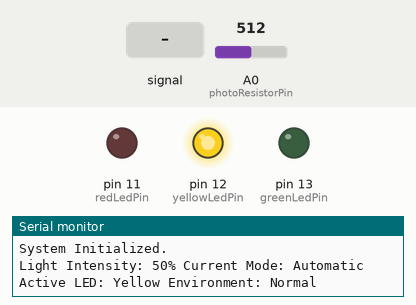
Simulated run of this sketch. Board: Arduino Uno, built with avr-gcc and run on an emulated ATmega328P. Shown: output pins drawn as LEDs (lit = HIGH), the last lines printed to the serial monitor. The test bench sets the inputs (shaded band); at power-on: A0 (photoResistorPin) = 512.

Above: at 1.2 s.
1.3 s: A0 (photoResistorPin) fed a 200 Hz sine of ±255 counts around its level
At 2.8 s:
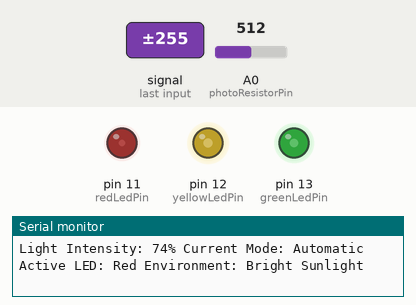
4.3 s: A0 (photoResistorPin) set to 306
5.8 s: A0 (photoResistorPin) set to 511
At 7.0 s:
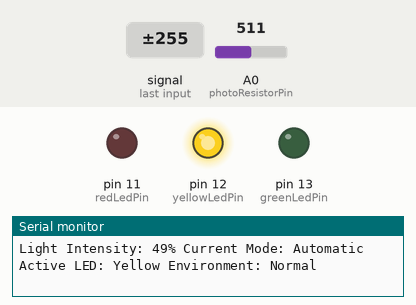
7.3 s: A0 (photoResistorPin) set to 60
At 8.7 s:
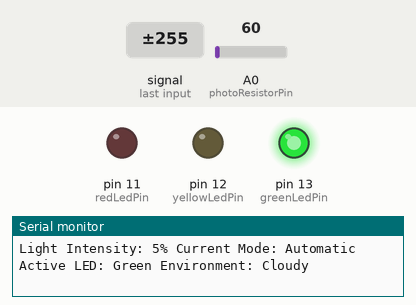
Timing chart, 0 to 9.8 s (numbered marks = the images above; inputs shaded):
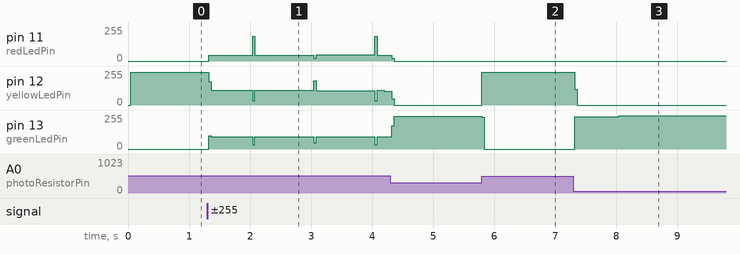

Measured:
- after the input at 1.3 s, pin 11 (redLedPin): 0/255 → 42/255 at once, → 44/255 0.72 s later, → 48/255 1.0 s later, → 44/255 1.0 s later; pin 13 (greenLedPin): 0/255 → 92/255 at once, → 93/255 1.7 s later, → 91/255 1.0 s later
- after the input at 5.8 s, pin 12 (yellowLedPin): 0/255 → 247/255 at once; pin 13 (greenLedPin): 244/255 → 0/255 at once
- after the input at 7.3 s, pin 12 (yellowLedPin): 247/255 → 0/255 at once; pin 13 (greenLedPin): 0/255 → 243/255 at once, → 249/255 0.72 s later

The sketch:

labact5.ino
```cpp
// Pin Definitions
const int photoResistorPin = A0; // Photoresistor analog input
const int greenLedPin = 13;      // Green LED pin
const int yellowLedPin = 12;     // Yellow LED pin
const int redLedPin = 11;        // Red LED pin

// Thresholds
int lowThreshold = 40;  // Default Low Threshold
int highThreshold = 70; // Default High Threshold

// Modes
bool isAutomaticMode = true; // true = Automatic Mode, false = Manual Mode

// Timing
unsigned long lastUpdateTime = 0; // Timer for Serial Updates
const unsigned long updateInterval = 1000; // Update Interval (ms)

void setup() {
  // Initialize Serial Monitor
  Serial.begin(9600);

  // Initialize LED pins
  pinMode(greenLedPin, OUTPUT);
  pinMode(yellowLedPin, OUTPUT);
  pinMode(redLedPin, OUTPUT);

  // Turn off all LEDs initially
  turnOffAllLeds();

  Serial.println("System Initialized.");
}

void loop() {
  // Read Photoresistor Value and Convert to Percentage
  int sensorValue = analogRead(photoResistorPin);
  int lightIntensity = map(sensorValue, 0, 1023, 0, 100); // Convert to percentage

  // Handle Automatic Mode
  if (isAutomaticMode) {
    adjustThresholdsBasedOnLight(lightIntensity);
  }

  // Determine Active LED and Environment
  String activeLed = determineActiveLed(lightIntensity);
  String environment = determineEnvironment(lightIntensity);

  // Update Serial Monitor Every Second
  if (millis() - lastUpdateTime >= updateInterval) {
    lastUpdateTime = millis();
    displayStatus(lightIntensity, activeLed, environment);
  }

  // Handle Serial Commands
  handleSerialCommands();
}

// Function to Adjust Thresholds Dynamically in Automatic Mode
void adjustThresholdsBasedOnLight(int lightIntensity) {
  if (lightIntensity <= 40) {
    lowThreshold == 0;
    highThreshold == 40;
  } else if (lightIntensity <= 70) {
    lowThreshold == 41;
    highThreshold = 70;
  } else if (lightIntensity <= 70){
    lowThreshold == 71;
    highThreshold == 100;
  }
}

// Function to Determine Active LED Based on Light Intensity
String determineActiveLed(int lightIntensity) {
  // Turn off all LEDs first
  turnOffAllLeds();

  // Determine which LED to turn on based on light intensity
  if (lightIntensity >= 0 && lightIntensity <= lowThreshold) {
    digitalWrite(greenLedPin, HIGH); // Light up Green LED
    return "Green";
  } else if (lightIntensity > lowThreshold && lightIntensity <= highThreshold) {
    digitalWrite(yellowLedPin, HIGH); // Light up Yellow LED
    return "Yellow";
  } else if (lightIntensity > highThreshold && lightIntensity <= 100) {
    digitalWrite(redLedPin, HIGH); // Light up Red LED
    return "Red";
  } else {
    return "None"; // Return "None" if lightIntensity is out of range
  }
}

// Function to Determine Environment Based on Light Intensity
String determineEnvironment(int lightIntensity) {
  // Determine the environment based on light intensity percentage
  if (lightIntensity >= 0 && lightIntensity <= 40) {
    return "Cloudy"; // Low light levels
  } else if (lightIntensity > 40 && lightIntensity <= 70) {
    return "Normal"; // Medium light levels
  } else if (lightIntensity > 70 && lightIntensity <= 100) {
    return "Bright Sunlight"; // High light levels
  } else {
    return "Invalid Light Intensity"; // Catch any unexpected values
  }
}

// Function to Display System Status on Serial Monitor
void displayStatus(int lightIntensity, String activeLed, String environment) {
  Serial.print("Light Intensity: ");
  Serial.print(lightIntensity);
  Serial.print("% Current Mode: ");
  Serial.print(isAutomaticMode ? "Automatic" : "Manual");
  Serial.print(" Active LED: ");
  Serial.print(activeLed);
  Serial.print(" Environment: ");
  Serial.println(environment);
}

// Function to Handle Serial Commands
void handleSerialCommands() {
  if (Serial.available() > 0) {
    String command = Serial.readStringUntil('\n');
    command.trim(); // Remove Leading and Trailing Whitespace

    if (command.equalsIgnoreCase("MODE AUTO")) {
      isAutomaticMode = true;
      Serial.println("Switched to Automatic Mode.");
    } else if (command.equalsIgnoreCase("MODE MANUAL")) {
      isAutomaticMode = false;
      Serial.println("Switched to Manual Mode.");
    } else if (command.startsWith("SET LOW ")) {
      if (!isAutomaticMode) {
        lowThreshold = command.substring(9).toInt();
        Serial.print("Low Threshold Set to: ");
        Serial.println(lowThreshold);
      } else {
        Serial.println("Error: Command Only Allowed in Manual Mode.");
      }
    } else if (command.startsWith("SET HIGH ")) {
      if (!isAutomaticMode) {
        highThreshold = command.substring(9).toInt();
        Serial.print("High Threshold Set to: ");
        Serial.println(highThreshold);
      } else {
        Serial.println("Error: Command Only Allowed in Manual Mode.");
      }
    } else {
      Serial.println("Error: Wrong Command.");
    }
  }
}

// Helper Function to Turn Off All LEDs
void turnOffAllLeds() {
  digitalWrite(greenLedPin, LOW);
  digitalWrite(yellowLedPin, LOW);
  digitalWrite(redLedPin, LOW);
}
```
